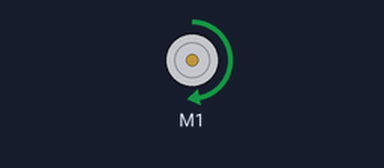
Recording of a sketch running on a simulated Arduino Uno, built with avr-gcc and run on an emulated ATmega328P. On the bench: DC motor (green arrow = forward, orange = backward, longer = faster). What the sketch prints to the serial monitor is not drawn.

Above: at 0.1 s.
Timing chart, 0 to 1.6 s (numbered marks = the images above):
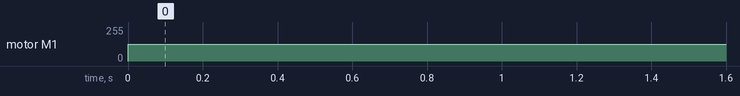

The sketch:

Motor.ino
```cpp
#include "DualMC33926MotorShield.h"

DualMC33926MotorShield md;

void stopIfFault()
{
  if (md.getFault())
  {
    Serial.println("fault");
    while(1);
  }
}

void setup()
{
  Serial.begin(115200);
  Serial.println("Dual MC33926 Motor Shield");
  md.init();

}

void loop()
{
  md.setM1Speed(200);
    stopIfFault();
    if (abs(50)%200 == 100)
    {
      Serial.print("M1 current: ");
      Serial.println(md.getM1CurrentMilliamps());
    }
  delay(2);


}
```

Measured:
- by itself, motor M1: stopped → forward 127/255 at 0.00 s
